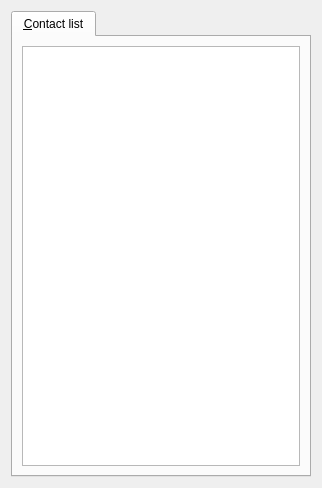
<?xml version="1.0" encoding="UTF-8"?>
<ui version="4.0">
 <class>MainWindow</class>
 <widget class="QWidget" name="MainWindow">
  <property name="geometry">
   <rect>
    <x>0</x>
    <y>0</y>
    <width>322</width>
    <height>488</height>
   </rect>
  </property>
  <layout class="QVBoxLayout" name="verticalLayout">
   <item>
    <widget class="KTabWidget" name="tabWidget">
     <property name="currentIndex">
      <number>0</number>
     </property>
     <widget class="QWidget" name="contactListTab">
      <attribute name="title">
       <string comment="@title:tab">&amp;Contact list</string>
      </attribute>
      <layout class="QVBoxLayout" name="verticalLayout_2">
       <item>
        <widget class="QTreeView" name="contactsTreeView">
         <attribute name="headerVisible">
          <bool>false</bool>
         </attribute>
         <attribute name="headerVisible">
          <bool>false</bool>
         </attribute>
        </widget>
       </item>
      </layout>
     </widget>
    </widget>
   </item>
  </layout>
 </widget>
 <customwidgets>
  <customwidget>
   <class>KTabWidget</class>
   <extends>QTabWidget</extends>
   <header>ktabwidget.h</header>
   <container>1</container>
  </customwidget>
 </customwidgets>
 <resources/>
 <connections/>
</ui>
